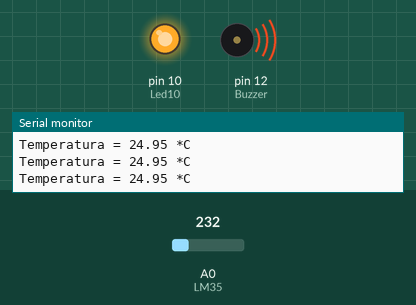
Recording of a sketch running on a simulated Arduino Uno, built with avr-gcc and run on an emulated ATmega328P. On the bench: output pins drawn as LEDs (lit = HIGH), buzzer (waves = sounding, pin HIGH), the last lines printed to the serial monitor. The inputs (shaded band) are chosen by the test bench; at power-on: A0 (LM35) = 232.

Above: at 1.3 s.
1.4 s: A0 (LM35) set to 264
2.9 s: A0 (LM35) set to 296
At 4.2 s:
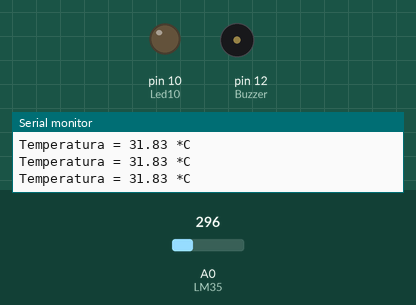
4.5 s: A0 (LM35) set to 266
At 5.5 s:
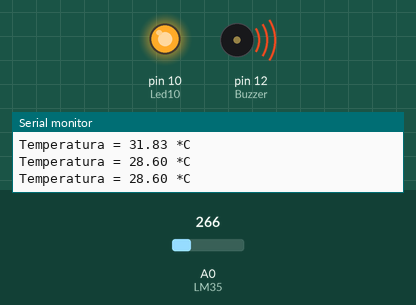
6.0 s: A0 (LM35) set to 290
At 6.7 s:
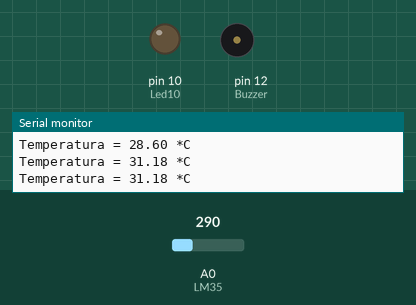
Timing chart, 0 to 8.5 s (numbered marks = the images above; inputs shaded):
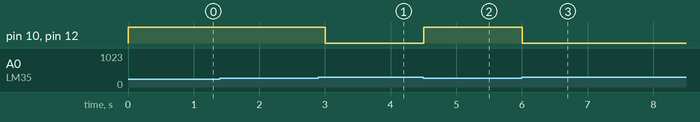

The sketch:

sketch_aug05a.ino
```cpp
const int LM35 = 0; // entrada sensor no Arduino: A0 - Analógica
float temperatura = 0; // variável tipo float - inícia no 0
int ADClido = 0;
const int Buzzer = 12; // entrada buzzer: 12 - digital
const int Led10 = 10; // entrada led: 10 - digital

void setup() {
  // put your setup code here, to run once:
  Serial.begin(9600); // taxa comunicação da placa com o computador
analogReference(INTERNAL);
pinMode(Buzzer, OUTPUT);
pinMode(Led10, OUTPUT);

}

void loop() {
 ADClido = analogRead(LM35);
temperatura = ADClido * 0.1075268817204301;
Serial.print("Temperatura = "); //mostra valor na tela
Serial.print(temperatura);
Serial.println(" *C");

if(temperatura < 30){ // setado como 30ºC
digitalWrite(Buzzer, HIGH); //aciona o buzer
digitalWrite(Led10, HIGH);  //aciona o led
}
else{
digitalWrite(Buzzer, LOW);
digitalWrite(Led10, LOW);
}
delay(500);

}
```

Measured:
- the behaviour switches between 278 and 279 on A0 (LM35) (found by bisection; images 0 and 1)
- after the input at 2.9 s, pin 10 (Led10), pin 12 (Buzzer): HIGH → LOW after 0.11 s
- after the input at 4.5 s, pin 10 (Led10), pin 12 (Buzzer): LOW → HIGH at once
- after the input at 6.0 s, pin 10 (Led10), pin 12 (Buzzer): HIGH → LOW at once
